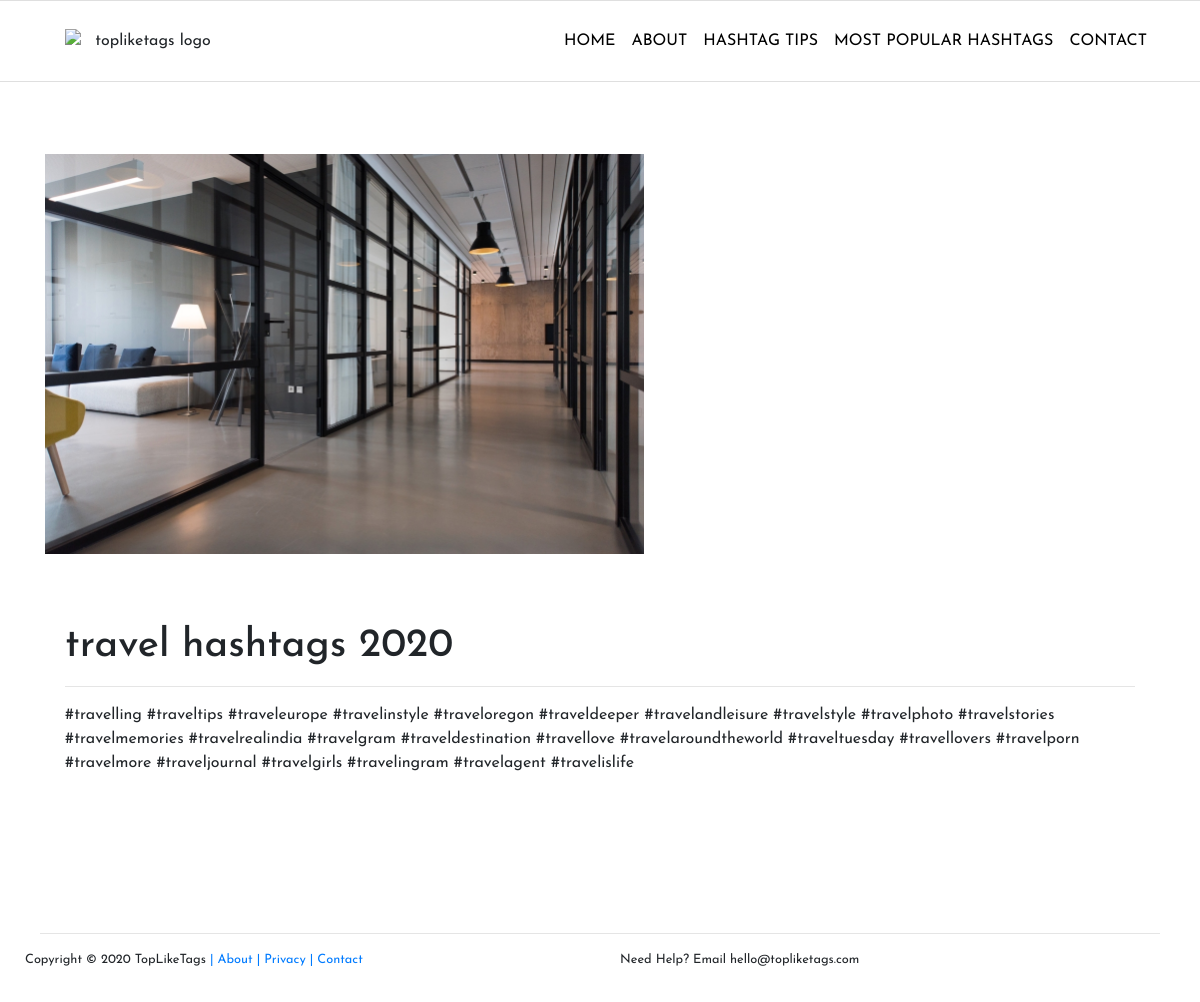
Screenshot of /blog/travel-hashtags with the database file from the repository.
### top_like_tags/models.py (models this page shows, shortened)
class blog_posts(models.Model):
    blogimg = models.FileField(null=False, blank=False)
    blogurl = models.CharField(max_length=100)
    seotitle = models.CharField(max_length=1000)
    description = models.CharField(max_length=1000)
    keyword = models.CharField(max_length=1000)
    title = models.CharField(max_length=100)
    text = models.CharField(max_length=2000)

### top_like_tags/views.py (the view)
# urls.py: re_path('blog/(?P<blog_id>[\w-]+)', views.full_blog, name='full_blog'),
def full_blog(request, blog_id):
    a = analytics.objects.get(id=1)
    a.full_blog = a.full_blog+1
    a.save()
    model = blog_posts.objects.get(blogurl=blog_id)
    return render(request, 'top_like_tags/full_blog.html', {'blog': model})

### top_like_tags/templates/top_like_tags/full_blog.html (shortened to what this page needs)
{% load static %}
<html lang="en">
<head>
    <link rel="stylesheet" href="{% static 'fa/css/all.min.css' %}"/>
    <link rel="stylesheet" href="{% static 'flaticon/font/flaticon.css' %}"/>
    <link rel="stylesheet" href="https://maxcdn.bootstrapcdn.com/bootstrap/4.4.1/css/bootstrap.min.css">
    <link rel="stylesheet" href="{% static 'animate.css' %}">
    <link href="https://cdn.rawgit.com/michalsnik/aos/2.1.1/dist/aos.css" rel="stylesheet">
</head>
<body>
<nav id="nav" class="navbar navbar-expand-lg navbar-light bg-light" style="
border: 0.5px solid rgba(128,128,128,0.25); border-left: none; border-right: none; z-index: 4; background: white !important;">
    <div class="container mx-auto text-center">
        <br>
        <div onclick="window.location.replace('{% url 'top_like_tags:index' %}');"
             class="mx-auto navbar-img text-center" style="width: 200px; padding: 20px;">
            <img alt="topliketags logo" class="mx-auto text-center" style="display: block; max-width: 100%; height: auto;" src="{% static 'logo1.png' %}"></div>
        <div class="collapse navbar-collapse" id="navbarSupportedContent">
            <ul class="navbar-nav ml-auto">
                <li class="nav-item">
                    <a class="nav-link" href="{% url 'top_like_tags:index' %}">HOME <span class="sr-only">(current)</span></a>
                </li>
                <li class="nav-item">
                    <a class="nav-link" href="{% url 'top_like_tags:about' %}">ABOUT</a>
                </li>
                <li class="nav-item">
                    <a class="nav-link" href="{% url 'top_like_tags:forums' %}">HASHTAG TIPS</a>
                </li>
                <li class="nav-item">
                    <a class="nav-link" href="{% url 'top_like_tags:fixed_hashtag' %}">MOST POPULAR HASHTAGS</a>
                </li>
                <li class="nav-item">
                    <a class="nav-link" href="{% url 'top_like_tags:contact' %}">CONTACT</a>
                </li>
            </ul><br>
        </div>
    </div>
</nav>
<Br><Br><br>
    <div class="container mx-auto text-center">
            {% if blog %}
                  <div class="blg_img mx-auto text-center" style="width: 100%;"><img src="{{ blog.blogimg.url }}" style="max-width: 100%; height: 400px; display: block;" alt="Card image cap"></div>
                    <br><Br>
                  <div class="text-left mx-auto" style="padding: 20px;">
                    <h1 class="title mx-auto">{{ blog.title }}</h1><hr>
                    <p class="text mx-auto">{{ blog.text }}</p>
                  </div>
            {% else %}
                <h5 class="title">No Blog's Exists With That ID</h5><hr>
            {% endif %}
                </div>
            <br><br><br><br>
            <div class="col-md-12">
                <div class="container" style="padding: 10px;">
                    <hr>
                    <div class="row">
                        <div class="mr-auto text-left">
                            <p style="font-size: 0.8rem;">Copyright © 2020 TopLikeTags
                                <a class="ftxt" href="{% url 'top_like_tags:about' %}">| About |</a>
                                <a class="ftxt" href="{% url 'top_like_tags:policy' %}">Privacy |</a>
                                <a class="ftxt" href="{% url 'top_like_tags:contact' %}">Contact</a>
                        </div><br>
                        <Br><Br>
                        <div class="mx-auto text-center">
                            <p style="font-size: 0.8rem;">Need Help? Email hello@topliketags.com</p>
                        </div>
                        <div class="ml-auto text-right">
                            <a href="https://www.instagram.com/topliketags">
                                <i style="margin: 0px 4px 0px 4px; font-size: 1.5rem;" class="fab fa-instagram"></i>
                            </a>
                            <a href="https://www.facebook.com/topliketags">
                                <i style="margin: 0px 4px 0px 4px; font-size: 1.5rem;" class="fab fa-facebook"></i>
                            </a>
                        </div>
                    </div>
                </div>
            </div><script src="https://cdn.rawgit.com/michalsnik/aos/2.1.1/dist/aos.js"></script>
</body>
</html>

### rows the page displays
blog_posts: blogimg (picture), title "travel hashtags 2020", text "#travelling #traveltips #traveleurope #travelinstyle #traveloregon #traveldeeper #travelandleisure #travelstyle #travelphoto #travelstories #travelmemories #travelrealindia #travelgram #traveldestination #travellove #travelaroundtheworld #traveltuesday #travellovers #travelporn #travelmore #traveljournal #travelgirls #travelingram #travelagent #travelislife"
